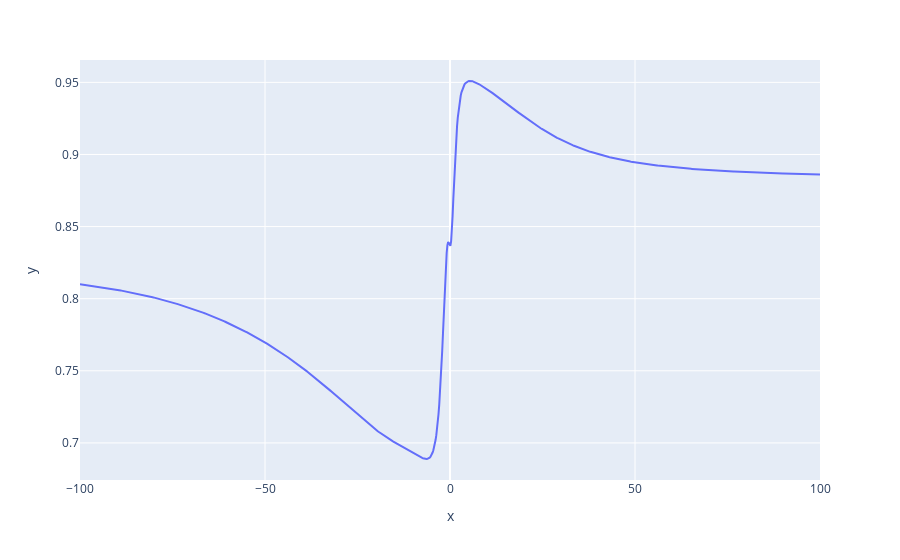

Notebook source saved alongside this figure:
### Code cell
choose_neuron_num(19)

### Figure 1 — Plotly figure (JSON) as saved in the notebook; plotly's stock layout.template omitted (floating-point values rounded to 4 significant figures; data arrays with more than 128 entries replaced by an {"elided": "..."} marker saying what was removed)
{"data": [{"hovertemplate": "x=%{x}<br>y=%{y}<extra></extra>", "legendgroup": "", "line": {"color": "#636efa", "dash": "solid"}, "mode": "lines", "name": "", "showlegend": false, "type": "scatter", "x": {"elided": "1000 float values"}, "xaxis": "x", "y": {"elided": "1000 float values"}, "yaxis": "y"}], "layout": {"autosize": true, "legend": {"tracegroupgap": 0}, "margin": {"t": 60}, "xaxis": {"anchor": "y", "autorange": true, "domain": [0, 1], "range": [-100, 100], "title": {"text": "x"}, "type": "linear"}, "yaxis": {"anchor": "x", "autorange": true, "domain": [0, 1], "range": [0.6743, 0.9655], "title": {"text": "y"}, "type": "linear"}}}
